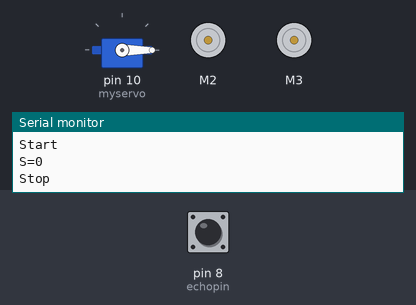
The sketch below on a simulated Arduino Uno, built with avr-gcc and run on an emulated ATmega328P. On the bench: servo, 2 × DC motor (green arrow = forward, orange = backward, longer = faster), the last lines printed to the serial monitor. The test bench sets the inputs (shaded band); at power-on: pin 8 (echopin) LOW.

Above: at 1.2 s.
1.3 s: pin 8 (echopin) pulsed HIGH 2 times (0.12 s each, 0.3 s apart)
At 2.7 s:
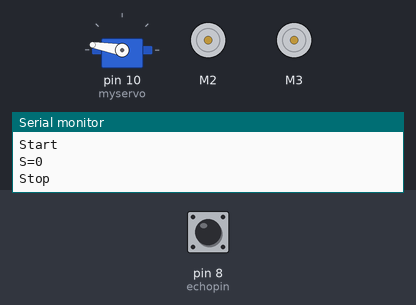
At 4.1 s:
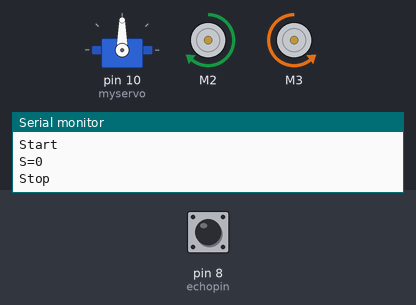
4.9 s: pin 8 (echopin) pulsed HIGH 5 times (0.12 s each, 0.3 s apart)
At 6.3 s:
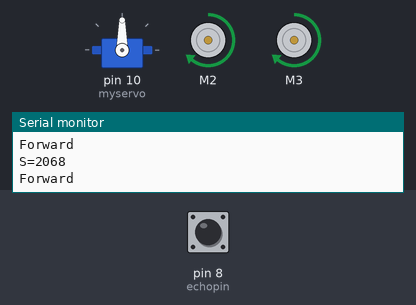
Timing chart, 0 to 17.7 s (numbered marks = the images above; inputs shaded):
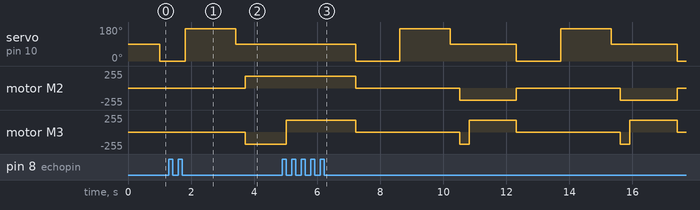

The sketch:

obstacle_test.ino
```cpp
#include "AFMotor.h"
#include <Servo.h>

#define echopin 8 // echo pin
#define trigpin 11 // Trigger pin

Servo myservo;

const int MOTOR_1 = 2;
//const int MOTOR_2 = 2;
const int MOTOR_3 = 3;
//const int MOTOR_4 = 4;

AF_DCMotor motor1(MOTOR_1, MOTOR12_64KHZ); // create motor object, 64KHz pwm
//AF_DCMotor motor2(MOTOR_2, MOTOR12_64KHZ); // create motor object, 64KHz pwm
AF_DCMotor motor3(MOTOR_3, MOTOR12_64KHZ); // create motor object, 64KHz pwm
//AF_DCMotor motor4(MOTOR_4, MOTOR12_64KHZ); // create motor object, 64KHz pwm
//===============================================================================
//  Initialization
//===============================================================================

int distance_L, distance_F, distance_R;
long distance;

int set = 20;

void setup() {
  Serial.begin(9600);           // Initialize serial port
  Serial.println("Start");

  myservo.attach(10);
  myservo.write(90);

  pinMode (trigpin, OUTPUT);
  pinMode (echopin, INPUT );

  motor1.setSpeed(180);          // set the motor speed to 0-255
//  motor2.setSpeed(180);
  motor3.setSpeed(180);
  //motor4.setSpeed(180);
}
//===============================================================================
//  Main
//===============================================================================
void loop() {
 distance_F = data();
 Serial.print("S=");
 Serial.println(distance_F);
  if (distance_F > set){
   Serial.println("Forward");
  motor1.run(FORWARD);         // turn it on going forward
//  motor2.run(FORWARD);
  motor3.run(FORWARD);
  //motor4.run(FORWARD);
    }
    else{hc_sr4();}
}


long data(){
  digitalWrite(trigpin, LOW);
  delayMicroseconds(2);
  digitalWrite(trigpin, HIGH);
  distance = pulseIn (echopin, HIGH);
  delayMicroseconds(10);
  return distance / 29 / 2;
}


void compareDistance(){
  if (distance_L > distance_R){
  motor1.run(BACKWARD);   // turn it on going left
  //motor2.run(BACKWARD);
  motor3.run(FORWARD);
  //motor4.run(FORWARD);
    delay(350);
  }
  else if (distance_R > distance_L){
  motor1.run(FORWARD);  // the other right
  //motor2.run(FORWARD);
  motor3.run(BACKWARD);
  //motor4.run(BACKWARD);
    delay(350);
  }
  else{
  motor1.run(BACKWARD);  // the other way
  //motor2.run(BACKWARD);
  motor3.run(BACKWARD);
  //motor4.run(BACKWARD);
   delay(300);
  motor1.run(BACKWARD);   // turn it on going left
  //motor2.run(BACKWARD);
  motor3.run(FORWARD);
  //motor4.run(FORWARD);
    delay(500);
  }
}

void hc_sr4(){
    Serial.println("Stop");
    motor1.run(RELEASE);         // stopped
//    motor2.run(RELEASE);
    motor3.run(RELEASE);
  //  motor4.run(RELEASE);

    myservo.write(0);
    delay(300);
    distance_R = data();
    delay(100);
    myservo.write(170);
    delay(500);
    distance_L = data();
    delay(100);
    myservo.write(90);
    delay(300);
    compareDistance();
}
```

Measured:
- after the input at 1.3 s, motor M2: stopped → forward 180/255 after 2.4 s
- by itself, motor M3: repeats every 5.1 s: stopped 3.3 s, backward 180/255 0.30 s, forward 180/255 1.5 s
